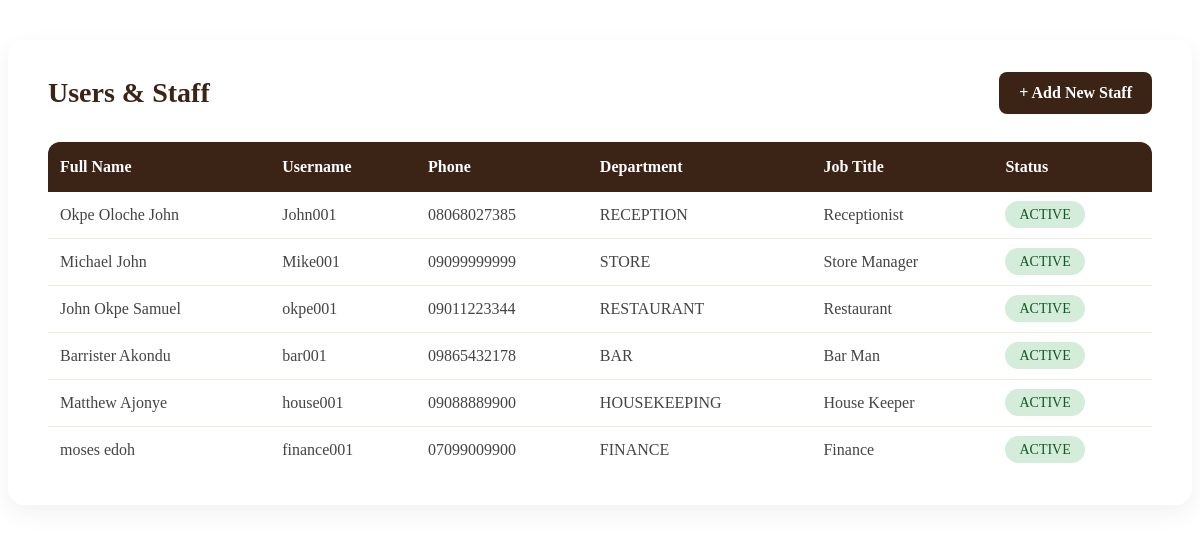
Screenshot of /staff/ (signed in) with the database file from the repository.
### staff/models.py (models this page shows, shortened)
class StaffProfile(models.Model):
    STATUS_CHOICES = [
        ('ACTIVE', 'Active'),
        ('SUSPENDED', 'Suspended'),
        ('RESIGNED', 'Resigned'),
        ('TERMINATED', 'Terminated'),
    ]
    DEPARTMENT_CHOICES = [
        ('RECEPTION', 'Reception'),
        ('HOUSEKEEPING', 'Housekeeping'),
        ('RESTAURANT', 'Restaurant'),
        ('BAR', 'Bar'),
        ('HOUSEKEEPING', 'Housekeeping'),
        ('FINANCE', 'Finance'),
        ('SECURITY', 'Security'),
        ('STORE', 'Store'),
        ('OTHER', 'Other'),
    ]
    user = models.OneToOneField(CustomUser, on_delete=models.CASCADE, related_name='staff_profile')
    department = models.CharField(max_length=50, choices=DEPARTMENT_CHOICES)
    job_title = models.CharField(max_length=150)
    salary = models.DecimalField(max_digits=12, decimal_places=2)
    employment_date = models.DateField()
    phone = models.CharField(max_length=20, blank=True)
    address = models.TextField(blank=True)
    next_of_kin = models.CharField(max_length=200, blank=True)
    next_of_kin_phone = models.CharField(max_length=20, blank=True)
    status = models.CharField(max_length=20, choices=STATUS_CHOICES, default='ACTIVE')
    created_at = models.DateTimeField(auto_now_add=True)
    updated_at = models.DateTimeField(auto_now=True)

### accounts/models.py (models this page shows, shortened)
class CustomUser(AbstractUser):
    ROLE_CHOICES = [
        ('SUPER_ADMIN', 'Super Admin'),
        ('MANAGER', 'Manager'),
        ('RECEPTIONIST', 'Receptionist'),
        ('RESTAURANT', 'Restaurant'),
        ('ACCOUNTANT', 'Accountant'),
        ('STORE_MANAGER', 'Store Manager'),
        ('HOUSE_KEEPER', 'House Keeper'),
        ('SALES_PERSON', 'Sales Person'),
        ('SECURITY', 'Security'),
    ]
    full_name = models.CharField(max_length=150, blank=True)
    phone = models.CharField(max_length=20, unique=True, blank=True, null=True)
    role = models.CharField(max_length=20, choices=ROLE_CHOICES, default='RECEPTIONIST')
    is_staff_member = models.BooleanField(default=True)
    date_created = models.DateTimeField(auto_now_add=True)

### staff/views.py (the view)
# urls.py: path('', views.staff_list, name='staff_list'),
@login_required
def staff_list(request):
    staff_members = StaffProfile.objects.select_related('user').all()
    return render(request, 'staff/staff_list.html', {
        'staff_members': staff_members
    })

### templates/staff/staff_list.html (shortened to what this page needs)
<div class="module">
    <div class="page-header">
        <h1>Users & Staff</h1>
        <a href="{% url 'staff:add_staff' %}" class="add-btn">
            + Add New Staff
        </a>
    </div>
    <table class="staff-table">
        <thead>
            <tr>
                <th>Full Name</th>
                <th>Username</th>
                <th>Phone</th>
                <th>Department</th>
                <th>Job Title</th>
                <th>Status</th>
            </tr>
        </thead>
        <tbody>
            {% for staff in staff_members %}
            <tr>
                <td>{{ staff.user.full_name|default:staff.user.get_full_name }}</td>
                <td>{{ staff.user.username }}</td>
                <td>{{ staff.user.phone|default:"—" }}</td>
                <td>{{ staff.department|default:"—" }}</td>
                <td>{{ staff.job_title|default:"—" }}</td>
                <td>
                    <span class="status {{ staff.status|lower }}">
                        {{ staff.status|default:"Active" }}
                    </span>
                </td>
            </tr>
            {% empty %}
            <tr>
                <td colspan="6" class="no-data">No staff members added yet.</td>
            </tr>
            {% endfor %}
        </tbody>
    </table>
</div>

### templates/staff/staff_list.html (style rules this page uses)
.module { background: white; padding: 32px 40px; border-radius: 16px; box-shadow: 0 8px 25px rgba(0, 0, 0, 0.06); max-width: 1200px; margin: 40px auto; }
.page-header { display: flex; justify-content: space-between; align-items: center; margin-bottom: 28px; flex-wrap: wrap; gap: 15px; }
.page-header h1 { color: #3b2415; margin: 0; font-size: 28px; }
.add-btn { background: #3b2415; color: white; padding: 12px 20px; border-radius: 8px; text-decoration: none; font-weight: 600; transition: all 0.3s ease; }
.staff-table { width: 100%; border-collapse: collapse; background: white; border-radius: 12px; overflow: hidden; }
.staff-table th { background: #3b2415; color: white; padding: 16px 12px; text-align: left; font-weight: 600; }
.staff-table td { padding: 14px 12px; border-bottom: 1px solid #f0e9df; color: #444; }
.staff-table tr:last-child td { border-bottom: none; }
.status { padding: 6px 14px; border-radius: 30px; font-size: 14px; font-weight: 500; }
.status.active { background: #d4edda; color: #155724; }

### rows the page displays
StaffProfile: user.full_name "Okpe Oloche John", user.username "John001", user.phone "08068027385", department "RECEPTION", job_title "Receptionist", status "ACTIVE"
StaffProfile: user.full_name "Michael John", user.username "Mike001", user.phone "09099999999", department "STORE", job_title "Store Manager", status "ACTIVE"
StaffProfile: user.full_name "John Okpe Samuel", user.username "okpe001", user.phone "09011223344", department "RESTAURANT", job_title "Restaurant", status "ACTIVE"
StaffProfile: user.full_name "Barrister Akondu", user.username "bar001", user.phone "09865432178", department "BAR", job_title "Bar Man", status "ACTIVE"
StaffProfile: user.full_name "Matthew Ajonye", user.username "house001", user.phone "09088889900", department "HOUSEKEEPING", job_title "House Keeper", status "ACTIVE"
StaffProfile: user.full_name "moses edoh", user.username "finance001", user.phone "07099009900", department "FINANCE", job_title "Finance", status "ACTIVE"
